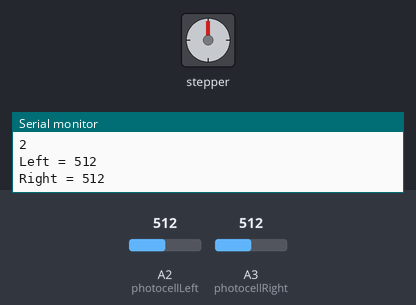
The sketch below on a simulated Arduino Uno, built with avr-gcc and run on an emulated ATmega328P. Shown: stepper motor, the last lines printed to the serial monitor. Wiring (inferred from the names in the program): stepper motor (2048 steps per turn assumed): coils pin 4, pin 5, pin 6, pin 7. The test bench sets the inputs (shaded band); at power-on: A3 (photocellRight) = 512, A2 (photocellLeft) = 512. Sleep ends after the set time or at an interrupt.

Above: at 1.3 s.
1.4 s: A3 (photocellRight) set to 528
At 1.9 s:
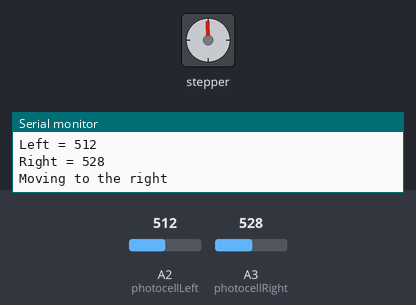
4.4 s: A2 (photocellLeft) set to 523
At 5.5 s:
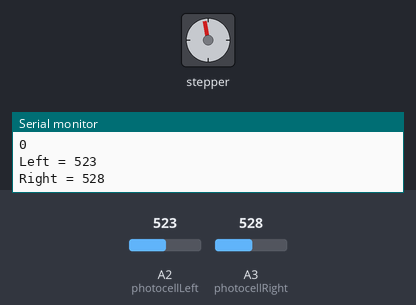
6.6 s: A2 (photocellLeft) set to 511
At 7.1 s:
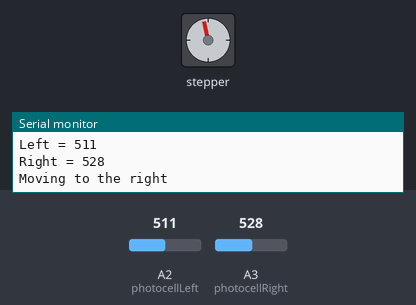
9.6 s: A3 (photocellRight) set to 306
12.6 s: A3 (photocellRight) set to 511
At 13.5 s:
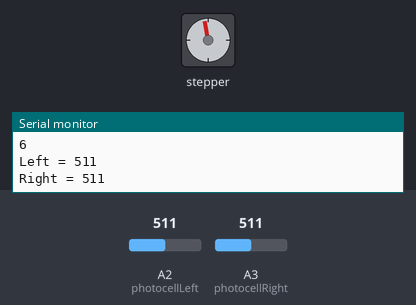
14.1 s: A3 (photocellRight) set to 716
At 18.5 s:
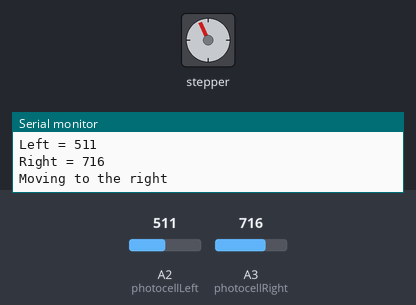
Timing chart, 0 to 25.4 s (numbered marks = the images above; inputs shaded):
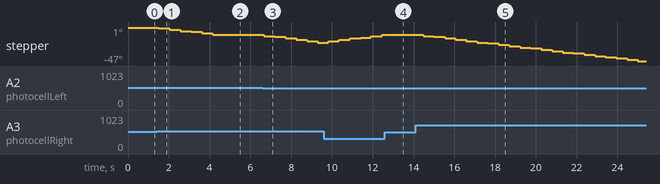

Measured:
- after the input at 4.4 s, stepper: stays -10° (without the input it goes to -11° after 0.26 s)
- after the input at 12.6 s, stepper: stays -10° (without the input it goes to -9° after 0.37 s)

The sketch:

Fountain.ino
```cpp
/*
WDT BYTE variables for setting timer value
WTT0_30MS
WDTO_60MS
WDTO_120MS
WDTO_250MS
WDTO_500MS
WDTO_1S
WDTO_2S
WDTO_4S
WDTO_8S
*/
#include <avr/sleep.h>
// We use part of the WDT library, but have to use registers as well since library does not support interrupt for WDT
#include <avr/wdt.h>

int photocellLeft   = A2;
int photocellRight  = A3;

//int sleepTime  = 100000; // set a timer of length 100000 microseconds (or 0.1 sec - or 10Hz => the led will blink 5 times, 5 cycles of on-and-off, per second)
long sleepTime = 100000;
int dir = 1;

int motorSpeed = 1200;  //variable to set stepper speed

 int motorPin1 = 4;    // Blue   - 28BYJ48 pin 1
 int motorPin2 = 5;    // Pink   - 28BYJ48 pin 2
 int motorPin3 = 6;   // Yellow - 28BYJ48 pin 3
 int motorPin4 = 7;   // Orange - 28BYJ48 pin 4

 int motorPhase = 0;

int lookup[8] = {B01000, B01100, B00100, B00110, B00010, B00011, B00001, B01001};

void setup() {
  wdt_disable(); //  Datasheet recommeds disabling WDT right away in case of low probability event
  // put your setup code here, to run once:
  pinMode(motorPin1, OUTPUT);
   pinMode(motorPin2, OUTPUT);
   pinMode(motorPin3, OUTPUT);
   pinMode(motorPin4, OUTPUT);

   //  Timer1.initialize(40000); // set a timer of length 100000 microseconds (or 0.1 sec - or 10Hz => the led will blink 5 times, 5 cycles of on-and-off, per second)
 // Timer1.attachInterrupt( wakeUp ); // attach the service routine here


   Serial.begin(9600);

}

void loop() {
        //LowPower.powerDown(SLEEP_8S, ADC_OFF, BOD_OFF);

  Serial.println("looping");
   //delay(3000);
  for (int i = 0 ; i < 10 ; i++) {
  Serial.println(i);
  // put your main code here, to run repeatedly:
   Serial.print("Left = ");
     int brightnessLeft = analogRead(photocellLeft);
     char str[15];
     sprintf(str, "%d", brightnessLeft);
     Serial.println(str);     // the raw analog reading

     Serial.print("Right = ");
     int brightnessRight = analogRead(photocellRight);
     sprintf(str, "%d", brightnessRight);
     Serial.println(str);     // the raw analog reading
     if (brightnessRight - 5 > brightnessLeft) {
        Serial.println("Moving to the right");
          for (int i = 0 ; i < 20 ; i++) {
           moveStep(1);
       }

     }
      else if (brightnessLeft - 5 > brightnessRight)
      {
          Serial.println("Moving to the Left");
          for (int i = 0 ; i < 20 ; i++) {
              moveStep(-1);
          }

      }

  delay(500);
  }
      //      Serial.println("Sleeping");
  delayWDT(WDTO_8S);

}

///////
//  Interrupt
///////
void wakeUp() {
  Serial.println("woken");
    //  detachInterrupt(0);
}

//  Power saving delay function
void delayWDT(byte timer) {
              Serial.println("delayWDT");
  sleep_enable(); // enable the sleep capability
  set_sleep_mode(SLEEP_MODE_PWR_DOWN); //  set the type of sleep mode. Default is idle
  //ADCSRA &= -(1<<ADEN);  //   Turn off ADC before going to sleep (set ADEN bit to 0)
  WDTCSR |= 0b00011000;   //  Set the WDE bit and then clear it when set the prescaler,
                          //  WDCE bit  must be set if changing WDE b....
  WDTCSR = 0b01000000 | timer;  //  Or timer prescaler byte with interrupt bit set
  //  WDTCSR = 0b01000110; //  This sets the WDT to 1 second
  wdt_reset();  //  Reset the WDT = start timer
  sleep_cpu(); //  enter sleep mode. Next code that will be executed is the ISR when interrupt wakes Arduino from sleep
  sleep_disable();  //  disable sleep mode
 //ADCSRA &= (1<<ADEN);  // Turn the ADC back on

}

//  This is the interrupt service frutine for the WDT. It is called when the WDT times out
//  This ISR must be in your Arduino skeptch or else the WDT will not work correctly
ISR (WDT_vect) {
 wdt_disable();
 MCUSR = 0 ; // Clear WDT flag since it is disabled, this is optional
}
/*
void sleepNow()
{
    // Choose our preferred sleep mode:
    set_sleep_mode(SLEEP_MODE_ADC);

    // Set sleep enable (SE) bit:
    sleep_enable();

    // Put the device to sleep:
    sleep_mode();

    // Upon waking up, sketch continues from this point.
    sleep_disable();
}
*/

void moveStep(int dir)
{
     if (dir == 1) {

        setOutputDir(motorPhase);
     } else {

        setOutputDir(7-motorPhase);
     }
     delayMicroseconds(motorSpeed);

   motorPhase = (motorPhase < 7) ? ++motorPhase : 0;
}


void setOutputDir(int motorPhase)
{

   digitalWrite(motorPin1, bitRead(lookup[motorPhase], 0));
   digitalWrite(motorPin2, bitRead(lookup[motorPhase], 1));
   digitalWrite(motorPin3, bitRead(lookup[motorPhase], 2));
   digitalWrite(motorPin4, bitRead(lookup[motorPhase], 3));

}
```
